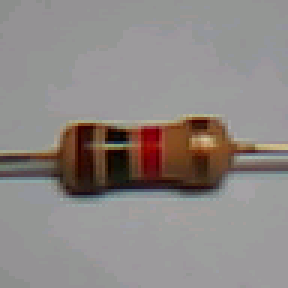
#> input picture module 1/content/dataset/resistor/0.png, 96 x 96 px, found by its file name (shown 3 times larger)
$ jupyter execute project_image_data_augmentation.ipynb
#> lines starting #> are read from the running program, lines starting #| are printed output that depends on the picture
# Project: Image Data Augmentation

[](https://colab.research.google.com/github/ShawnHymel/computer-vision-with-embedded-machine-learning/blob/master/2.3.5%20-%20Project%20-%20Data%20Augmentation/project_image_data_augmentation.ipynb)

This is an example for creating an augmented dataset. It will transform input images to create a series of augmented samples that are saved in a new output directory.

Create a folder named "dataset" in the /content directory and upload your images there. The images should be divided into their respective classes, where each class has its own folder with the name of the class. For example:

<pre>
/content
    |- dataset
        |- background
        |- capacitor
        |- diode
        |- led
        |- resistor
</pre>

The original images along with their transforms will be saved in the output directory. Each output file will be the original filename appended with "_{num}" where {num} is some incrementing value based on the total number of transforms performed per image.

For example, if you have a file named "0.png" in /content/dataset/resistor, it will become "0_0.png" in /content/output/resistor. The first transform will be "0_1.png", the second transform will be "0_2.png" and so on.

Run each of the cells paying attention to their contents and output. Fill out the necessary parts of the functions where you find the following comment:

```
# >>> ENTER YOUR CODE HERE <<<
```

Author: EdgeImpulse, Inc.<br>
Date: August 3, 2021<br>
License: [Apache-2.0](apache.org/licenses/LICENSE-2.0)<br>

[cell 1]
import numpy as np
import matplotlib.pyplot as plt
import random
import os
import PIL

import skimage.transform
import skimage.util

[cell 2]
### Settings

# Location of dataset and output folder
DATASET_PATH = "../../module 1/content/dataset"
OUT_PATH = "./output"
OUT_ZIP = "augmented_dataset.zip"

# File format to use for new dataset
IMG_EXT = ".png"

# You are welcome to change the seed to get different augmentation effects
SEED = 42
random.seed(SEED)

[cell 3]
### Create output directory
try:
  os.makedirs(OUT_PATH)
except FileExistsError:
  print("WARNING: Output directory already exists. Check to make sure it is empty.")

## Transform Functions

Create one or more functions that transform an input image.

[cell 4]
IMG_PATH = "D:/z_Dev/ai/Machine Learning/Coursera Embeded Machine Learning/module 1/content/dataset/resistor/0.png"

# Open image
image = PIL.Image.open(IMG_PATH)
#> image is the input picture: PIL image 96x96 RGBA; mean R, G, B, A 141.7, 135.8, 133.1, 255

# Convert the image to a Numpy array, optionally invert, and append to X
image = np.asarray(image)

[cell 5]
### Example: Function to create 3 new flipped images of the input
def create_flipped(img):

  # Create a list of flipped images
  flipped = []
  flipped.append(np.fliplr(img))
  flipped.append(np.flipud(img))
  flipped.append(np.flipud(np.fliplr(img)))

  return flipped

flippedImg = create_flipped(image)
#> flippedImg = 3 items
# Plot original image
plt.figure(figsize=(10, 5))
plt.subplot(1, 4, 1)  # 1 row, 4 columns, first subplot
plt.imshow(image.squeeze(), vmin=0, vmax=255, cmap='gray')
plt.title("Original Image")
plt.axis('off')

# Plot flipped images
for i, flipped in enumerate(flippedImg, start=2):
    plt.subplot(1, 4, i)  # 1 row, 4 columns, subsequent subplots
    plt.imshow(flipped.squeeze(), vmin=0, vmax=255, cmap='gray')
    plt.title(f"Flipped Image {i-1}")
    plt.axis('off')
#> this loop made 3 passes

plt.tight_layout()
plt.show()
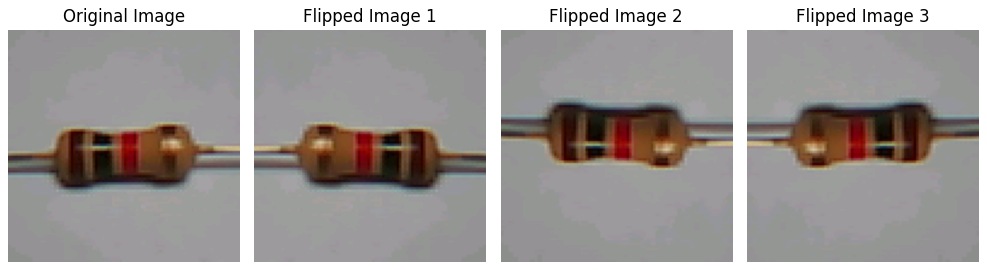
#> figure drawn by matplotlib, 4 panels

[cell 6]
from skimage import util

# Set the seed for reproducibility
np.random.seed(SEED)

def add_gaussian_noise(img, mean=0, var=0.01):
    # Generate Gaussian noise
#> called with mean = 0, var = 0.01
    gaussian_noise = np.random.normal(mean, var ** 0.5, img.shape)

    # Add noise to the image and clip the values to stay in valid range
    noisy_img = np.clip(img + gaussian_noise * 255, 0, 255).astype(np.uint8)
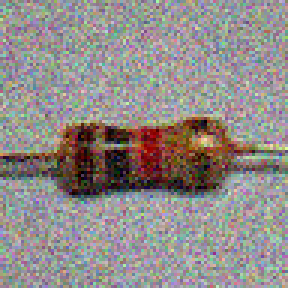
#> noisy_img: shape (96, 96, 4) (shown 3 times larger); mean R, G, B, A 141.4, 135.2, 132.8, 244.7; transparent parts drawn white

    return noisy_img

def add_salt_and_pepper_noise(img, amount=0.02):
    # Add salt and pepper noise
#> called with amount = 0.02
    noisy_img = util.random_noise(img, mode='s&p', amount=amount)
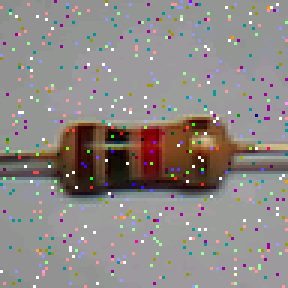
#> noisy_img: shape (96, 96, 4) float64 (shown 3 times larger); mean R, G, B, A 0.554, 0.532, 0.522, 0.991; transparent parts drawn white

    # Scale to 0-255 and convert to uint8
    noisy_img = (noisy_img * 255).astype(np.uint8)

    return noisy_img

[cell 7]
# Generate noisy images
Gimg = add_gaussian_noise(image)
Simg = add_salt_and_pepper_noise(image)

# Plot original and noisy images
plt.figure(figsize=(10, 5))

# Original Image
plt.subplot(1, 3, 1)  # 1 row, 3 columns, first subplot
plt.imshow(image.squeeze(), vmin=0, vmax=255, cmap='gray')
plt.title("Original Image")
plt.axis('off')

# Gaussian Noisy Image
plt.subplot(1, 3, 2)  # 1 row, 3 columns, second subplot
plt.imshow(Gimg.squeeze(), vmin=0, vmax=255, cmap='gray')
plt.title("Gaussian Noisy Image")
plt.axis('off')

# Salt and Pepper Noisy Image
plt.subplot(1, 3, 3)  # 1 row, 3 columns, third subplot
plt.imshow(Simg.squeeze(), vmin=0, vmax=255, cmap='gray')
plt.title("Salt and Pepper Noisy Image")
plt.axis('off')

plt.tight_layout()
plt.show()
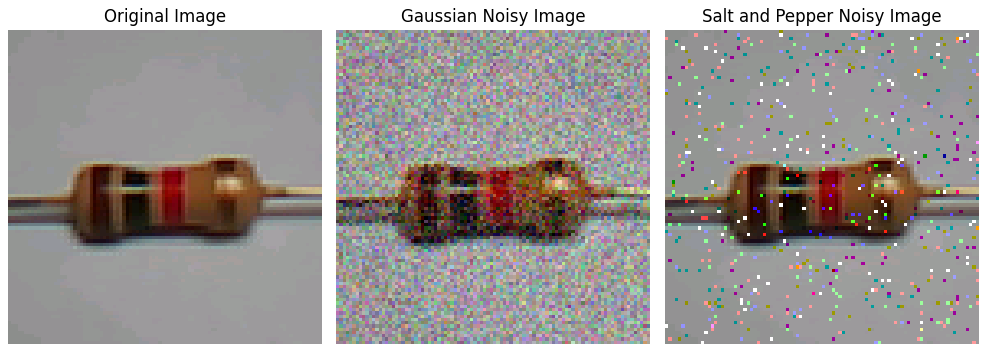
#> figure drawn by matplotlib, 3 panels

## Perform Transforms

Call your functions to create a set of augmented data.

[cell 8]
### Function to open image and create a list of new transforms
# NOTE: You will need to call your functions here!
'''
def create_transforms(file_path):

  # Open the image
  imgs = PIL.Image.open(file_path)

  # Convert the image to a Numpy array (keep all color channels)
  img_array = np.asarray(imgs)

  # Add original image to front of list
  img_tfs = []
  img_tfs.append([img_array])

  # Perform transforms (call your functions)
  img_tfs.append(create_flipped(img_array))
  # >>> ENTER YOUR CODE HERE <<<
  img_tfs.append(add_gaussian_noise(img_array, mean=0, var=0.01))
  img_tfs.append(add_salt_and_pepper_noise(img_array, amount=0.02))


  # Flatten list of lists (to create one long list of images)
  img_tfs = [img for img_list in img_tfs for img in img_list]

  return img_tfs '''

def create_transforms(file_path):
    # Open the image
    imgs = PIL.Image.open(file_path)

    # Convert the image to a Numpy array (keep all color channels)
    img_array = np.asarray(imgs)

    # Add original image to front of list
    img_tfs = [img_array]

    # Perform transforms (call your functions)
    img_tfs.extend(create_flipped(img_array))
    img_tfs.append(add_gaussian_noise(img_array, mean=0, var=0.01))
#> call 2 of add_gaussian_noise, with mean = 0, var = 0.01
#> in add_gaussian_noise (call 2), `noisy_img = np.clip(img + gaussian_noise * 255, 0, 255).astype(np.uint8)`:
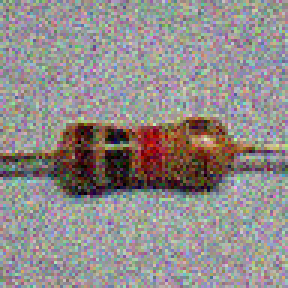
#> noisy_img: shape (96, 96, 4) (shown 3 times larger); mean R, G, B, A 141.3, 135.6, 133.5, 244.4; transparent parts drawn white
    img_tfs.append(add_salt_and_pepper_noise(img_array, amount=0.02))
#> call 2 of add_salt_and_pepper_noise, with amount = 0.02
#> in add_salt_and_pepper_noise (call 2), `noisy_img = util.random_noise(img, mode='s&p', amount=amount)`:
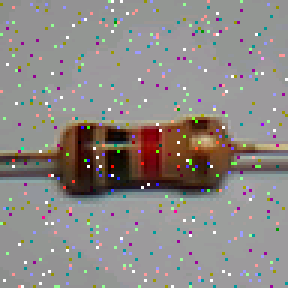
#> noisy_img: shape (96, 96, 4) float64 (shown 3 times larger); mean R, G, B, A 0.554, 0.533, 0.523, 0.992; transparent parts drawn white

    return img_tfs

[cell 9]
# Generate the transformed images
transformed_images = create_transforms(IMG_PATH)
#> transformed_images = 6 items

# Plot all transformed images
plt.figure(figsize=(15, 10))

num_images = len(transformed_images)
#> num_images = 6

for i, img in enumerate(transformed_images):
    plt.subplot(1, num_images, i + 1)  # 1 row, num_images columns, ith subplot
    plt.imshow(img.squeeze(), vmin=0, vmax=255, cmap='gray')
    plt.title(f"Transformed Image {i + 1}")
    plt.axis('off')
#> this loop made 6 passes

plt.tight_layout()
plt.show()
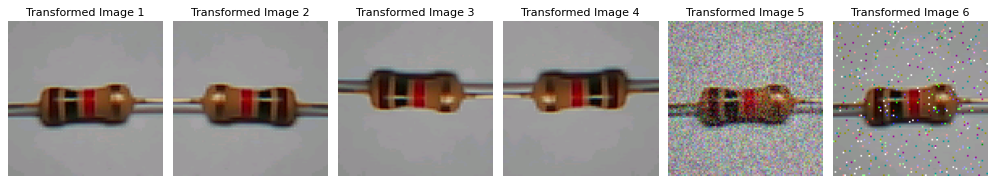
#> figure drawn by matplotlib, 6 panels

[cell 10]
### Load all images, create transforms, and save in output directory

# Find the directories in the dataset folder (skip the Jupyter Notebook checkpoints hidden folder)
for label in os.listdir(DATASET_PATH):
  class_dir = os.path.join(DATASET_PATH, label)
  if os.path.isdir(class_dir) and label != ".ipynb_checkpoints":

    # Create output directory
    out_path = os.path.join(OUT_PATH, label)
    os.makedirs(out_path, exist_ok=True)

    # Go through each image in the subfolder
    for i, filename in enumerate(os.listdir(class_dir)):

      # Skip the Jupyter Notebook checkpoints folder that sometimes gets added
      if filename != ".ipynb_checkpoints":

        # Get the root of the filename before the extension
        file_root = os.path.splitext(filename)[0]

        # Do all transforms for that one image
        file_path = os.path.join(DATASET_PATH, label, filename)
        img_tfs = create_transforms(file_path)
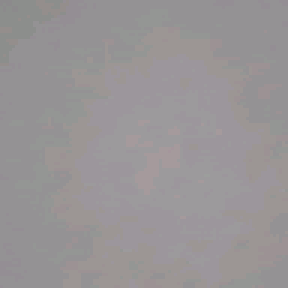
#> input picture module 1/content/dataset/background/0.png, 96 x 96 px (shown 3 times larger)
#> in create_transforms, imgs is the input picture: PIL image 96x96 RGBA; mean R, G, B, A 152.5, 148.7, 150.5, 255
#> call 3 of add_gaussian_noise, with mean = 0, var = 0.01
#> in add_gaussian_noise (call 3), `noisy_img = np.clip(img + gaussian_noise * 255, 0, 255).astype(np.uint8)`:
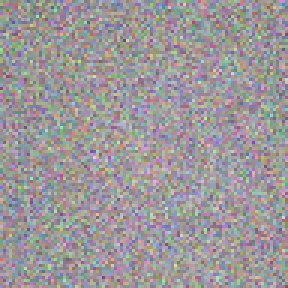
#> noisy_img: shape (96, 96, 4) (shown 3 times larger); mean R, G, B, A 152.3, 148.1, 150, 244.7; transparent parts drawn white
#> call 3 of add_salt_and_pepper_noise, with amount = 0.02
#> in add_salt_and_pepper_noise (call 3), `noisy_img = util.random_noise(img, mode='s&p', amount=amount)`:
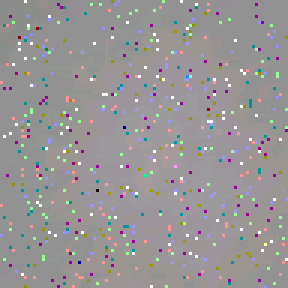
#> noisy_img: shape (96, 96, 4) float64 (shown 3 times larger); mean R, G, B, A 0.596, 0.582, 0.59, 0.991; transparent parts drawn white
#> img_tfs = 6 items

        # Save images to new files in output directory
        for i, img in enumerate(img_tfs):

          # Create a Pillow image from the Numpy array
          img_pil = PIL.Image.fromarray(img)

          # Construct filename (<orignal>_<transform_num>.<EXT>)
          out_file_path = os.path.join(out_path, file_root + "_" + str(i) + IMG_EXT)

          # Convert Numpy array to image and save as a file
          img_pil = PIL.Image.fromarray(img)
          img_pil.save(out_file_path)
